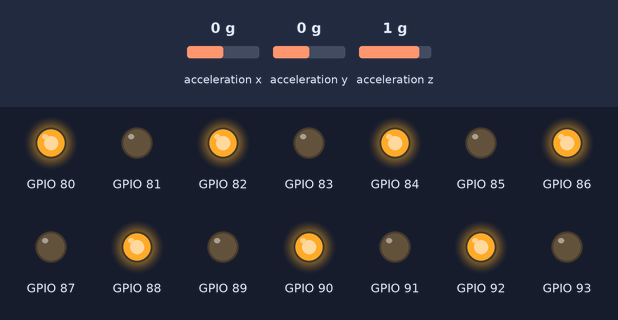
A sketch run on a simulated ESP32. Shown: output pins drawn as LEDs (lit = HIGH). The inputs (shaded band) are chosen by the test bench; at power-on: acceleration x 0 g, acceleration y 0 g, acceleration z 1 g.

Above: at 0.1 s.
Timing chart, 0 to 1.6 s (numbered marks = the images above):
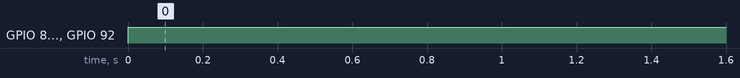

The sketch:

pacman_Nakao.ino
```cpp
#include <math.h>
#include <Wire.h>
#include <Arduino.h>
#include "Adafruit_MCP23X17.h"
#include "SparkFun_MMA8452Q.h"
Adafruit_MCP23X17 mcp;
MMA8452Q accel;

#define LEDMATRIX_ROW 8  //LEDマトリクスの行
#define LEDMATRIX_COL 8 //LEDマトリクスの列
#define DELAY_TIME 100
#define COLOR 2 //色の数
#define OWN 1
#define ENEMY_1 2
#define ENEMY_2 3

void getAngle(void); //角度を取得
void drawVram(void); //VRAMの内容をもとに描画
void refleCoordinateToVram(uint8_t coordinateX, uint8_t coordinateY, uint8_t ownOrEne);  //座標と自機 or 敵機を元にvramに反映
void IRAM_ATTR onTimerOwn();
void IRAM_ATTR onTimerEne();
void gameOver();

int i,game = 0;
uint16_t pinAbsROW[8] = {15,2,4,16,17,5,15,19};  //点灯時アノード,ESP32のピン番号
uint16_t pinAbsCol0[8] = {0,2,4,6,8,10,12,14}; //赤,点灯時カソード,IOエキスパンダのピン番号
uint16_t pinAbsCol1[8] = {1,3,5,7,9,11,13,15};  //黄,点灯時カソード,IOエキスパンダのピン番号
float angleX,angleY;  //現在の角度
typedef uint8_t ledMatVram; //LEDマトリクス表示用RAM
uint8_t ownCoordinate[2],enemyCoordinate[2][2];  //自機と敵機の座標,1つ目:ROW,2つ目:COL
uint8_t ownCoordinate1[2],enemyCoordinate1[2][2];  //自機と敵機の前回の座標,1つ目:ROW,2つ目:COL
hw_timer_t * timerOwn = NULL;
hw_timer_t * timerEne = NULL;

ledMatVram vram[COLOR][LEDMATRIX_COL] = {//0:赤,1:黄
{
  //RED
  0b00000000,
  0b00000000,
  0b00000000,
  0b00000000,
  0b00000000,
  0b00000000,
  0b00000000,
  0b00000000,
},{
  //YEL
  0b00000000,
  0b00000000,
  0b00000000,
  0b00000000,
  0b00000000,
  0b00000000,
  0b00000000,
  0b00000000,
  }
};

void setup() {
  // put your setup code here, to run once:
  Serial.begin(9600);
  Wire.begin();

  if (accel.begin() == false) {
    //ジャイロセンサの起動に失敗
    while (1);
  }

  //LEDマトリクスの設定
  mcp.begin_I2C(0x01);  // MCP23017のI2Cアドレスを0x01に設定(0x00は省略可)
  for(int i=0;i<8;i++){  //ROWピンを初期化
    pinMode(pinAbsROW[i],OUTPUT);
  }
  //IOエキスパンダ初期化
  for (int i = 0; i <= 15; i++) {
    mcp.pinMode(i, OUTPUT);
  }

  //自機の初期設定(4:4)
  ownCoordinate[0] = 4;
  ownCoordinate[1] = 4;
  refleCoordinateToVram(ownCoordinate[0],ownCoordinate[1],OWN);

  //敵機1の初期設定(6,2)
  enemyCoordinate[0][0] = 6;
  enemyCoordinate[0][1] = 2;
  refleCoordinateToVram(enemyCoordinate[0][0], enemyCoordinate[0][1],ENEMY_1);
  //敵機2の初期設定(2,6)
  enemyCoordinate[1][0] = 2;
  enemyCoordinate[1][1] = 6;
  refleCoordinateToVram(enemyCoordinate[1][0], enemyCoordinate[1][1],ENEMY_2);

  //1マイクロ秒のタイマー,自機は適宜変更
  timerOwn = timerBegin(0, getApbFrequency()/1000000, true);
  timerAttachInterrupt(timerOwn, &onTimerOwn, true);
  timerAlarmWrite(timerOwn, 1000000, true);
  timerAlarmEnable(timerOwn);
  //1マイクロ秒のタイマー,敵機は1秒固定
  timerEne = timerBegin(1, getApbFrequency()/1000000, true);
  timerAttachInterrupt(timerEne, &onTimerEne, true);
  timerAlarmWrite(timerEne, 700000, true);  //700[ms]
  timerAlarmEnable(timerEne);

}

void loop() {
  // put your main code here, to run repeatedly:

  while(game == 0){ //gameが0ならゲーム続行
    //前回の座標を保存
    ownCoordinate1[0] == ownCoordinate[0];
    ownCoordinate1[1] == ownCoordinate[1];
    enemyCoordinate1[0][0] = enemyCoordinate[0][0];
    enemyCoordinate1[0][1] = enemyCoordinate[0][1];
    enemyCoordinate1[1][0] = enemyCoordinate[1][0];
    enemyCoordinate1[1][1] = enemyCoordinate[1][1];

    getAngle(); //角度を取得
    //角度から自機の移動先を決定
    //X+:手前から奥,X-:奥から手前,Y+:右,Y-:左
    if(angleX <= 0){
      //行を-1
      if(ownCoordinate[1] == 0){
        //端っこなのでそのまま
      }else{
        ownCoordinate[0] --;
      }
    }else if(angleX > 0){
      //行を+1
      if(ownCoordinate[1] == 7){
        //端っこなのでそのまま
      }else{
        ownCoordinate[0] ++;
      }
    }

    if(angleY <= 0){
      //列を-1
      if(ownCoordinate[0] == 0){
        //端っこなのでそのまま
      }else{
        ownCoordinate[1] --;
      }
    }else if(angleX > 0){
      //列を+1
      if(ownCoordinate[0] == 7){
        //端っこなのでそのまま
      }else{
        ownCoordinate[1] ++;
      }
    }
    //角度に応じて移動速度を(何秒後に反映させるか)決定
    int r = sqrt(pow(angleX,2) + pow(angleY,2));
    int ms = ((95 - r) * 10) + 10;
    timerAlarmWrite(timerOwn, (ms * 1000), true);

    //敵機の移動先を決定
    for(i = 0;i < 2;i++){
      if(enemyCoordinate[i][0] < ownCoordinate[0]){
        enemyCoordinate[i][0] ++;
      }else if(enemyCoordinate[i][0] > ownCoordinate[0]){
        enemyCoordinate[i][0] --;
      }

      if(enemyCoordinate[i][1] < ownCoordinate[1]){
        enemyCoordinate[i][1] ++;
      }else if(enemyCoordinate[i][1] > ownCoordinate[1]){
        enemyCoordinate[i][1] --;
      }
    }

    //ゲームオーバー判定
    if (enemyCoordinate[0][0] == ownCoordinate[0]){
      if(enemyCoordinate[0][1] == ownCoordinate[1]){
        game = 1; //ゲームオーバー
      }
    }
    if (enemyCoordinate[1][0] == ownCoordinate[0]){
      if(enemyCoordinate[1][1] == ownCoordinate[1]){
        game = 1; //ゲームオーバー
      }
    }

    drawVram(); //描画
  }

  //ゲームオーバー

  drawVram(); //描画
}

void getAngle(void)
{
  if (accel.available()) {
    float ax = accel.getCalculatedX();
    float ay = accel.getCalculatedY();
    float az = accel.getCalculatedZ();
    angleX = atan2(ax, az) * 180.0 / PI;  //X軸の角度を算出
    angleY = atan2(ay, az) * 180.0 / PI;  //Y軸の角度を算出
  }
}

void drawVram(void)
{
  int i,j;
  for(i=0;i<LEDMATRIX_COL;i++){
    //1つ目の色
    for(j=0;j<LEDMATRIX_ROW;j++){   //ROW側のチェック・反映
      digitalWrite(pinAbsROW[j],vram[0][i] & (0b00000001 << j));
    }
    mcp.digitalWrite(pinAbsCol0[j],LOW);  //COL側を点灯に
    delayMicroseconds(DELAY_TIME);  //指定時間待機
    for(j=0;j<LEDMATRIX_ROW;j++){   //ROW側の初期化
      digitalWrite(pinAbsROW[j],LOW);
    }
    mcp.digitalWrite(pinAbsCol0[i],HIGH);  //COL側の初期化

    //2つ目の色
    for(j=0;j<LEDMATRIX_ROW;j++){   //ROW側のチェック・反映
      digitalWrite(pinAbsROW[j],vram[1][i] & (0b00000001 << j));
    }
    mcp.digitalWrite(pinAbsCol0[j],LOW);  //COL側を点灯に
    delayMicroseconds(DELAY_TIME);  //指定時間待機
    for(j=0;j<LEDMATRIX_ROW;j++){   //ROW側の初期化
      digitalWrite(pinAbsROW[j],LOW);
    }
    mcp.digitalWrite(pinAbsCol0[i],HIGH);  //COL側の初期化
  }
}

void refleCoordinateToVram(uint8_t coordinateX, uint8_t coordinateY, uint8_t ownOrEne)
{
  //現在の座標を削除
  uint8_t a;
  if(ownOrEne == OWN){
    a = 0b00000001 << (ownCoordinate1[0] - 1);
    a = ~a;
    if(ownOrEne == OWN){
      //自機の場合
      vram[1][ownCoordinate1[0]] & a;
    }else if((ownOrEne == ENEMY_1) || (ownOrEne == ENEMY_2)){
      //敵機の場合
      vram[0][ownCoordinate1[0]] & a;
    }
  }else if(ownOrEne == ENEMY_1){
    a = 0b00000001 << (enemyCoordinate1[0][0] - 1);
    a = ~a;
    if(ownOrEne == OWN){
      //自機の場合
      vram[1][ownCoordinate1[0]] & a;
    }else if((ownOrEne == ENEMY_1) || (ownOrEne == ENEMY_2)){
      //敵機の場合
      vram[0][enemyCoordinate1[0][0]] & a;
    }
  }else if(ownOrEne == ENEMY_2){
    a = 0b00000001 << (enemyCoordinate1[1][0] - 1);
    a = ~a;
    if(ownOrEne == OWN){
      //自機の場合
      vram[1][ownCoordinate1[1]] & a;
    }else if((ownOrEne == ENEMY_1) || (ownOrEne == ENEMY_2)){
      //敵機の場合
      vram[0][enemyCoordinate1[1][0]] & a;
    }
  }

  //新しい座標を設定
  uint8_t b;
  b = 0b00000001 << (coordinateY - 1);
  if(ownOrEne == OWN){
    //自機の場合
    vram[1][coordinateX] | b;
  }else if((ownOrEne == ENEMY_1) || (ownOrEne == ENEMY_2)){
    //敵機の場合
    vram[0][coordinateX] | b;
  }
}

void IRAM_ATTR onTimerOwn()
{
  //タイマー
  refleCoordinateToVram(ownCoordinate[0],ownCoordinate[1],OWN);
}

void IRAM_ATTR onTimerEne()
{
  //タイマー
  refleCoordinateToVram(enemyCoordinate[0][0], enemyCoordinate[0][1],ENEMY_1);
  refleCoordinateToVram(enemyCoordinate[1][0], enemyCoordinate[1][1],ENEMY_2);
}
```

Measured:
- by itself, GPIO 80, GPIO 82, GPIO 84, GPIO 86: LOW → HIGH at 0.00 s
- by itself, GPIO 88, GPIO 90, GPIO 92: LOW → HIGH at 0.01 s
